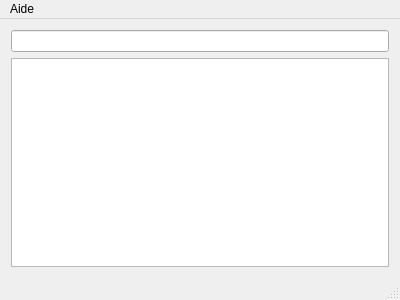
<?xml version="1.0" encoding="UTF-8"?>
<ui version="4.0">
 <class>MainWindow</class>
 <widget class="QMainWindow" name="MainWindow">
  <property name="geometry">
   <rect>
    <x>0</x>
    <y>0</y>
    <width>400</width>
    <height>300</height>
   </rect>
  </property>
  <property name="windowTitle">
   <string>SpeMed</string>
  </property>
  <property name="windowIcon">
   <iconset resource="gfx/gfx.qrc">
    <normaloff>:/appicon.png</normaloff>:/appicon.png</iconset>
  </property>
  <widget class="QWidget" name="centralWidget">
   <layout class="QVBoxLayout" name="verticalLayout">
    <item>
     <layout class="QHBoxLayout" name="horizontalLayout">
      <item>
       <widget class="QLineEdit" name="lineEdit"/>
      </item>
     </layout>
    </item>
    <item>
     <widget class="QTableView" name="tableView">
      <property name="alternatingRowColors">
       <bool>true</bool>
      </property>
      <attribute name="horizontalHeaderDefaultSectionSize">
       <number>50</number>
      </attribute>
      <attribute name="horizontalHeaderStretchLastSection">
       <bool>true</bool>
      </attribute>
      <attribute name="verticalHeaderVisible">
       <bool>false</bool>
      </attribute>
      <attribute name="verticalHeaderStretchLastSection">
       <bool>false</bool>
      </attribute>
     </widget>
    </item>
   </layout>
  </widget>
  <widget class="QMenuBar" name="menuBar">
   <property name="geometry">
    <rect>
     <x>0</x>
     <y>0</y>
     <width>400</width>
     <height>21</height>
    </rect>
   </property>
   <widget class="QMenu" name="menuHelp">
    <property name="title">
     <string>Aide</string>
    </property>
    <addaction name="actionA_propos"/>
    <addaction name="actionA_propos_de_Qt4"/>
   </widget>
   <addaction name="menuHelp"/>
  </widget>
  <widget class="QStatusBar" name="statusBar"/>
  <action name="actionA_propos">
   <property name="text">
    <string>A propos...</string>
   </property>
  </action>
  <action name="actionA_propos_de_Qt4">
   <property name="text">
    <string>A propos de Qt4</string>
   </property>
  </action>
 </widget>
 <layoutdefault spacing="6" margin="11"/>
 <resources>
  <include location="gfx/gfx.qrc"/>
 </resources>
 <connections/>
</ui>
